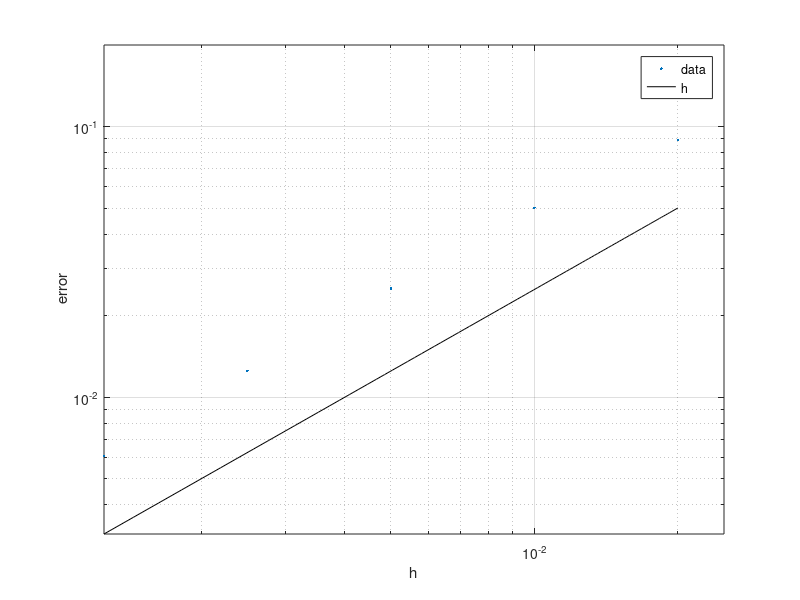

Here is the MATLAB script that generated this plot:
clc;
close all;
clear;
%% plot error in loglog
h = [0.02 0.01 0.005 0.0025 0.00125]
e = [   0.089257748248321 0.050078313615086 0.025252933916484 0.012513247992788    0.006072887959174]
hh = linspace(0.00125,0.02);
loglog(h,e, '.', hh, hh*2.5, 'k-','markersize', 15);
legend('data', 'h');
grid on;
xlabel 'h';
ylabel ' error';
xlim ([0., 0.025]);
ylim([0, 0.2]);
